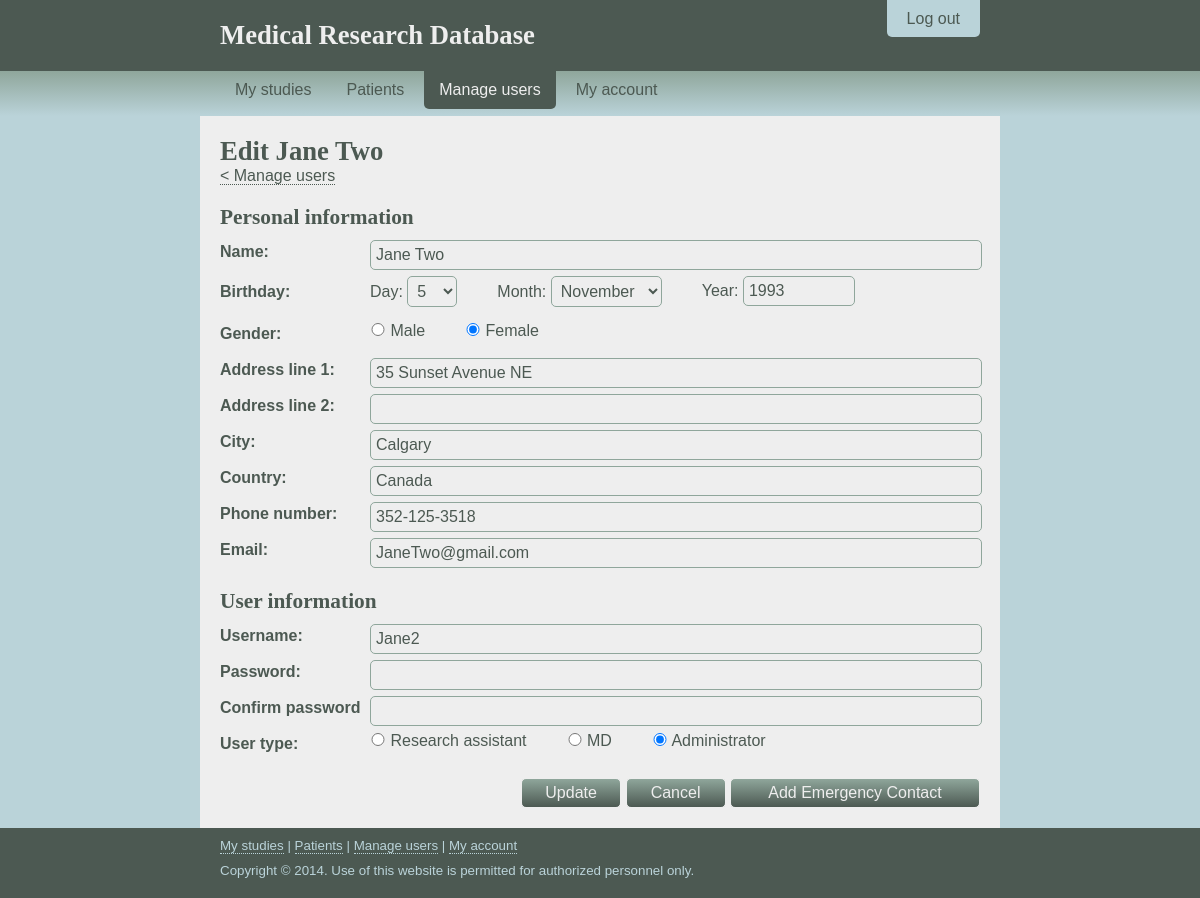
/user/edit-user.php?userID=2 (signed in), run on an earlier commit of the app's database.
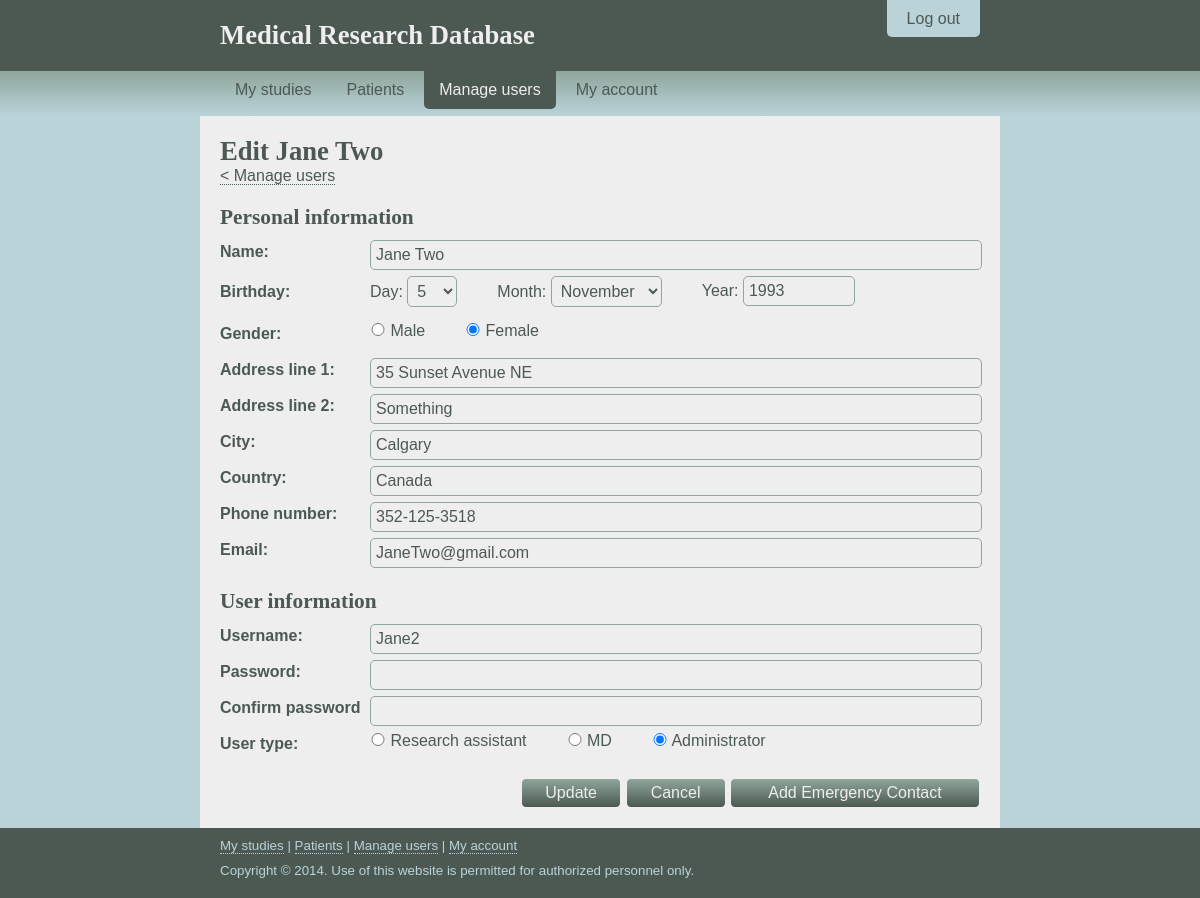
And on a later commit of the database.
### tables this page shows
CREATE TABLE `person` (
  `id` int(11) NOT NULL AUTO_INCREMENT,
  `Birthday` date DEFAULT NULL,
  `Gender` char(1) DEFAULT NULL,
  `Name` varchar(32) DEFAULT NULL,
  `Phone` varchar(20) DEFAULT NULL,
  `Address` varchar(255) DEFAULT NULL,
  `Email` varchar(255) DEFAULT NULL,
  `Emergency_ID` int(11) DEFAULT NULL,
  PRIMARY KEY (`id`),
  KEY `FK_person_emergency_id` (`Emergency_ID`),
  CONSTRAINT `FK_person_emergency_id` FOREIGN KEY (`Emergency_ID`) REFERENCES `person` (`id`)
);

### php/gf.php (called while the page is built, shortened)
<?php
	function queryAssoc($mysqli, $query){
		$result = $mysqli->query($query);
		$data = $result->fetch_assoc();
		return $data;
	}
?>

### user/edit-user.php (the view, shortened to what the changed rows need)
<?php
  require_once("../php/edit-user-functions.php");
?>
<!DOCTYPE html>
<html lang="en">
  <head>
    <link rel="stylesheet" href="/css/layout.css" />
    <link rel="stylesheet" href="/css/nav.css" />
  </head>
  <body>
    <header>
      <div class="container">
        <div class="padding">
          <h1><a href="/" title="Home">Medical Research Database</a></h1>
        </div>
      </div>
    </header>
    <div id="content-outer">
      <div class="container">
        <div id="content-inner">
          <div class="padding">
			<?php
				$userID = $_GET['userID'];
				$user = getPerson($userID);
				echo"<h1>Edit ".$user['name']."</h1>";
			?>
            <p><a href="/users.php">&lt; Manage users</a></p>
			<?php
				$userID = $_GET['userID'];
				if(isset($_GET['emergencyContact'])){
					echo "<form action=\"edit-user.php?emergencyContact&amp;editAttempt&amp;userID=".$userID."\" method=\"post\">";
				}else{
					echo "<form action=\"edit-user.php?editAttempt&amp;userID=".$userID."\" method=\"post\">";
				}
			?>
			<h2>Personal information</h2>
              <div class="form-container">
                <ul>
				  <?php
					$person = getPerson($_GET['userID']);
					echo "<li><input type=\"text\" name=\"name\" value=\"".$person['name']."\" /></li>";
				  ?>
                </ul>
                <ul class="birthday">
                  <li>
                    <p>Day:
                      <select name="birthday">
						<?php
							$person = getPerson($_GET['userID']);
							$birthday = (int)substr($person['birthday'], 8,2);
							echo "<option value=\"".$birthday."\" selected =\"selected\">".$birthday."</option>";
						?>
                      </select>
                    </p>
                    <p>Month:
                      <select name="birthmonth">
                      </select>
                    </p>
                    <p>Year:
					<?php
						$userID = $_GET['userID'];
						$person = getPerson($userID);
						$birthyear = (int)substr($person['birthday'], 0,4);
						echo "<input type=\"text\" name=\"birthyear\" value=\"".$birthyear."\" />";
					?>
                    </p>
                  </li>
                </ul>
                <?php
					$userID = $_GET['userID'];
					$person = getPerson($userID);
					$substrings = explode('|', $person['address'], 4);
					if(count($substrings) <4){
					echo "<ul>
						<li><p>Address line 1:</p></li>
						<li><input type=\"text\" name=\"addressLine1\" value=\"".$substrings[0]."\" /></li>
					</ul>
					<ul>
						<li><p>Address line 2:</p></li>
						<li><input type=\"text\" name=\"addressLine2\" value=\"\" /></li>
					</ul>
					<ul>
						<li><p>City:</p></li>
						<li><input type=\"text\" name=\"city\" value=\"\" /></li>
					</ul>
					<ul>
						<li><p>Country:</p></li>
						<li><input type=\"text\" name=\"country\" value=\"\" /></li>
					</ul>";
					}else{
					echo "<ul>
						<li><p>Address line 1:</p></li>
						<li><input type=\"text\" name=\"addressLine1\" value=\"".$substrings[0]."\" /></li>
					</ul>
					<ul>
						<li><p>Address line 2:</p></li>
						<li><input type=\"text\" name=\"addressLine2\" value=\"".$substrings[1]."\" /></li>
					</ul>
					<ul>
						<li><p>City:</p></li>
						<li><input type=\"text\" name=\"city\" value=\"".$substrings[2]."\" /></li>
					</ul>
					<ul>
						<li><p>Country:</p></li>
						<li><input type=\"text\" name=\"country\" value=\"".$substrings[3]."\" /></li>
					</ul>";
					}
				?>
                <ul>
                  <?php
				  	$userID = $_GET['userID'];
					$person = getPerson($userID);
					echo"<li><input type=\"text\" name=\"phone\" value=\"".$person['phone']."\" /></li>";
				  ?>
                </ul>
                <ul>
				  <?php
				  	$userID = $_GET['userID'];
					$person = getPerson($userID);
					echo"<li><input type=\"text\" name=\"email\" value=\"".$person['email']."\" /></li>";
				  ?>
                </ul>
              </div>
              <h2>User information</h2>
              <div class="form-container">
              </div>
              <?php
			  if(!isset($_GET['emergencyContact'])){
			    echo "<div class=\"form-buttons\">
                <input type=\"submit\" name=\"submit\" value=\"Update\" />
                <input type=\"button\" name=\"cancel\" value=\"Cancel\" onclick=\"window.location = '/users.php';\" />
				<input type=\"button\" style=\"width: 250px\" name=\"addEmergC\" value=\"Add Emergency Contact\" onclick=\"window.location = '/user/edit-user.php?userID=".$_GET['userID']."&amp;emergencyContact';\"/>";
					}else{
					echo
              "<h2>Emergency contact information</h2>
                <input type=\"button\" name=\"cancel\" value=\"Cancel\" onclick=\"window.location = '/users.php';\" />";}
				?>
              </div>
            </form>
          </div>
        </div>
      </div>
    </div>
  </body>
</html>

What changed in the data, as far as the page shows it:
changed person "Jane Two": addressLine2 (not shown) → "Something"
